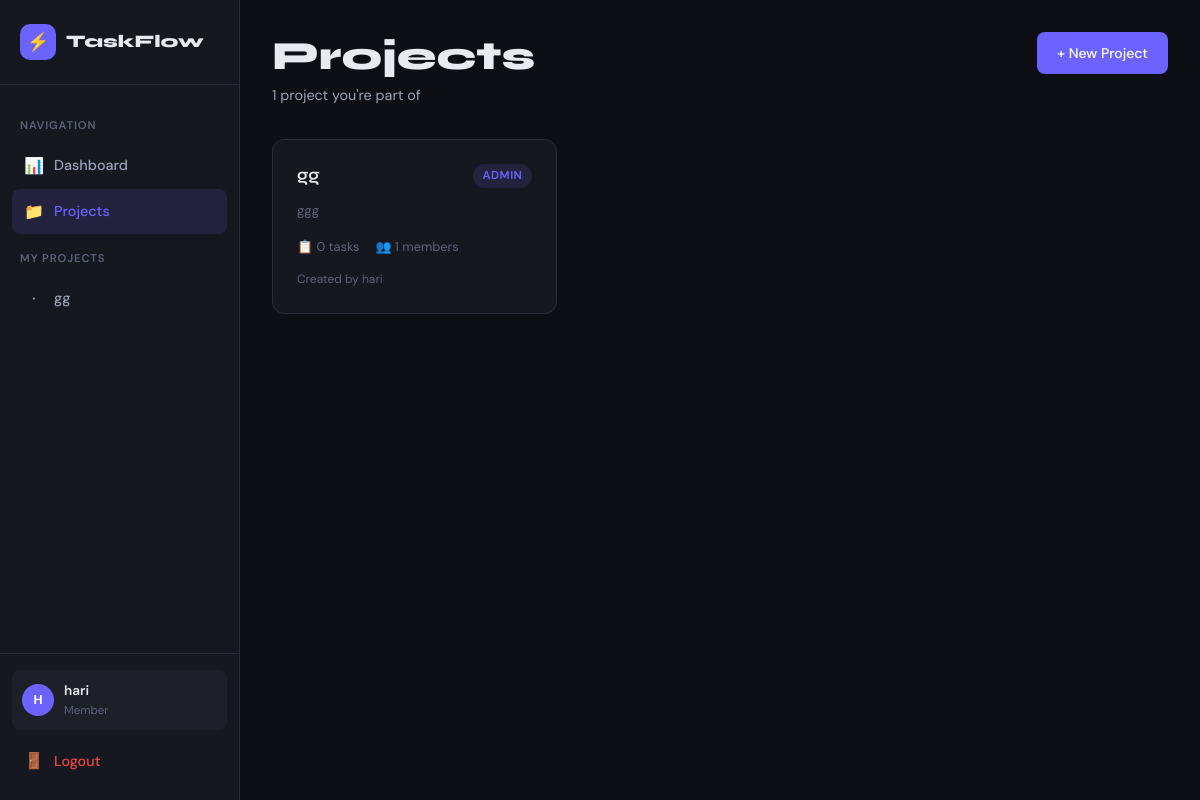
Screenshot of /projects/ (signed in) with the database file from the repository.
### core/models.py (models this page shows, shortened)
class Project(models.Model):
    name = models.CharField(max_length=200)
    description = models.TextField(blank=True)
    creator = models.ForeignKey(User, on_delete=models.CASCADE, related_name='created_projects')
    members = models.ManyToManyField(User, through='ProjectMember', related_name='projects')
    created_at = models.DateTimeField(auto_now_add=True)

### core/views.py (the view)
# urls.py: path('projects/', views.project_list_view, name='project_list'),
@login_required
def project_list_view(request):
    user = request.user
    projects = Project.objects.filter(
        Q(creator=user) | Q(members=user)
    ).distinct().order_by('-created_at')
    return render(request, 'projects/list.html', {'projects': projects})

### core/context_processors.py (called while the page is built)
def user_projects(request):
    if request.user.is_authenticated:
        projects = Project.objects.filter(
            Q(creator=request.user) | Q(members=request.user)
        ).distinct().order_by('name')[:8]
        return {'user_projects': projects}
    return {'user_projects': []}

### templates/projects/list.html (shortened to what this page needs)
{% extends 'base.html' %}
{% block content %}
{% with user_projects=projects %}
<div class="page-header">
  <div>
    <h1 class="page-title">Projects</h1>
    <p class="page-subtitle">{{ projects.count }} project{{ projects.count|pluralize }} you're part of</p>
  </div>
  <a href="{% url 'project_create' %}" class="btn btn-primary">+ New Project</a>
</div>
{% if projects %}
<div class="card-grid">
  {% for project in projects %}
  <a href="{% url 'project_detail' project.pk %}" style="text-decoration:none;">
    <div class="card">
      <div style="display:flex;align-items:flex-start;justify-content:space-between;margin-bottom:12px;">
        <h3 style="color:var(--text);">{{ project.name }}</h3>
        <span class="badge badge-{% if project.creator == user %}admin{% else %}member{% endif %}">
          {% if project.creator == user %}Admin{% else %}Member{% endif %}
        </span>
      </div>
      {% if project.description %}
      <p class="text-sm text-muted" style="margin-bottom:16px;line-height:1.6;">{{ project.description|truncatechars:80 }}</p>
      {% endif %}
      <div style="display:flex;gap:16px;font-size:0.8rem;color:var(--text-3);">
        <span>📋 {{ project.tasks.count }} tasks</span>
        <span>👥 {{ project.projectmember_set.count }} members</span>
      </div>
      <div style="margin-top:12px;font-size:0.75rem;color:var(--text-3);">
        Created by {{ project.creator.username }}
      </div>
    </div>
  </a>
  {% endfor %}
</div>
{% endif %}
{% endwith %}
{% endblock %}

### templates/base.html (shortened to what this page needs)
<!DOCTYPE html>
<html lang="en">
<head>
  {% load static %}
  <link rel="stylesheet" href="{% static 'css/main.css' %}">
</head>
<body>
<div class="app-wrapper">
  <aside class="sidebar">
    <div class="sidebar-logo">
      <div class="logo-icon">⚡</div>
      <span class="logo-text">TaskFlow</span>
    </div>
    <nav class="sidebar-nav">
      <div class="nav-label">Navigation</div>
      <a href="{% url 'dashboard' %}" class="nav-item {% if request.resolver_match.url_name == 'dashboard' %}active{% endif %}">
        <span class="icon">📊</span> Dashboard
      </a>
      <a href="{% url 'project_list' %}" class="nav-item {% if 'project' in request.resolver_match.url_name %}active{% endif %}">
        <span class="icon">📁</span> Projects
      </a>
      {% if user_projects %}
      <div class="nav-label">My Projects</div>
      {% for p in user_projects %}
      <a href="{% url 'project_detail' p.pk %}" class="nav-item">
        <span class="icon">·</span> {{ p.name|truncatechars:20 }}
      </a>
      {% endfor %}
      {% endif %}
    </nav>
    <div class="sidebar-footer">
      <div class="user-card">
        <div class="avatar">{{ user.username|first|upper }}</div>
        <div class="user-info">
          <div class="user-name">{{ user.username }}</div>
          <div class="user-role">Member</div>
        </div>
      </div>
      <a href="{% url 'logout' %}" class="nav-item mt-2" style="color: var(--red);">
        <span class="icon">🚪</span> Logout
      </a>
    </div>
  </aside>
  <main class="main-content">
    {% block content %}{% endblock %}
  </main>
</div>
</body>
</html>

### static/css/main.css (style rules this page uses)
:root { --bg: #0e0f14; --surface: #16181f; --surface-2: #1e2029; --surface-3: #252733; --border: #2a2d3a; --accent: #6c63ff; --accent-dim: rgba(108, 99, 255, 0.15); --accent-hover: #857dff; --green: #22c55e; --yellow: #f59e0b; --red: #ef4444; --blue: #3b82f6; --text: #e8eaf0; --text-2: #9ba3b8; --text-3: #5c6278; --radius: 12px; --radius-sm: 8px; --shadow: 0 4px 24px rgba(0,0,0,0.4); --transition: all 0.2s cubic-bezier(0.4, 0, 0.2, 1); }
*, *::before, *::after { box-sizing: border-box; margin: 0; padding: 0; }
html { scroll-behavior: smooth; }
body { font-family: 'DM Sans', sans-serif; background: var(--bg); color: var(--text); min-height: 100vh; line-height: 1.6; -webkit-font-smoothing: antialiased; }
h1, h2, h3, h4 { font-family: 'Syne', sans-serif; line-height: 1.2; }
h1 { font-size: clamp(1.8rem, 4vw, 2.5rem); font-weight: 800; }
h3 { font-size: 1.15rem; font-weight: 600; }
a { color: var(--accent); text-decoration: none; transition: var(--transition); }
.app-wrapper { display: flex; min-height: 100vh; }
.sidebar { width: 240px; background: var(--surface); border-right: 1px solid var(--border); padding: 0; display: flex; flex-direction: column; position: fixed; top: 0; left: 0; bottom: 0; z-index: 100; transition: var(--transition); }
.sidebar-logo { padding: 24px 20px; border-bottom: 1px solid var(--border); display: flex; align-items: center; gap: 10px; }
.logo-icon { width: 36px; height: 36px; background: var(--accent); border-radius: 10px; display: flex; align-items: center; justify-content: center; font-size: 18px; }
.logo-text { font-family: 'Syne', sans-serif; font-weight: 800; font-size: 1.1rem; color: var(--text); }
.sidebar-nav { padding: 16px 12px; flex: 1; }
.nav-label { font-size: 0.7rem; font-weight: 600; text-transform: uppercase; letter-spacing: 0.08em; color: var(--text-3); padding: 0 8px; margin: 16px 0 8px; }
.nav-item { display: flex; align-items: center; gap: 10px; padding: 10px 12px; border-radius: var(--radius-sm); color: var(--text-2); font-size: 0.9rem; font-weight: 500; transition: var(--transition); cursor: pointer; }
.nav-item:hover, .nav-item.active { background: var(--accent-dim); color: var(--accent); }
.nav-item .icon { font-size: 1rem; width: 20px; text-align: center; }
.sidebar-footer { padding: 16px 12px; border-top: 1px solid var(--border); }
.user-card { display: flex; align-items: center; gap: 10px; padding: 10px; border-radius: var(--radius-sm); background: var(--surface-2); }
.avatar { width: 32px; height: 32px; background: var(--accent); border-radius: 50%; display: flex; align-items: center; justify-content: center; font-size: 0.8rem; font-weight: 700; color: white; flex-shrink: 0; }
.user-info { flex: 1; min-width: 0; }
.user-name { font-size: 0.85rem; font-weight: 600; color: var(--text); white-space: nowrap; overflow: hidden; text-overflow: ellipsis; }
.user-role { font-size: 0.72rem; color: var(--text-3); }
.main-content { flex: 1; margin-left: 240px; padding: 32px; min-height: 100vh; }
.page-header { display: flex; align-items: flex-start; justify-content: space-between; margin-bottom: 32px; gap: 16px; flex-wrap: wrap; }
.page-title { margin-bottom: 4px; }
.page-subtitle { color: var(--text-2); font-size: 0.9rem; }
.card { background: var(--surface); border: 1px solid var(--border); border-radius: var(--radius); padding: 24px; transition: var(--transition); }
.card-grid { display: grid; grid-template-columns: repeat(auto-fill, minmax(280px, 1fr)); gap: 20px; }
.btn { display: inline-flex; align-items: center; gap: 8px; padding: 10px 20px; border-radius: var(--radius-sm); font-family: 'DM Sans', sans-serif; font-size: 0.875rem; font-weight: 500; cursor: pointer; border: none; transition: var(--transition); white-space: nowrap; }
.btn-primary { background: var(--accent); color: white; }
.badge { display: inline-flex; align-items: center; padding: 3px 10px; border-radius: 999px; font-size: 0.72rem; font-weight: 600; text-transform: uppercase; letter-spacing: 0.04em; }
.badge-admin { background: rgba(108,99,255,0.15); color: var(--accent); }
.text-muted { color: var(--text-3); }
.text-sm { font-size: 0.82rem; }
.mt-2 { margin-top: 8px; }
.card, .stat-card, .task-card, .auth-card { animation: fadeIn 0.3s ease both; }

### rows the page displays
Project: name "gg", shows "ADMIN", description "ggg", tasks.count "0", projectmember_set.count "1", creator.username "hari"

### other values shown
{{ user.username|first|upper }} "H"
{{ user.username }} "hari"
{{ projects.count }} "1"
